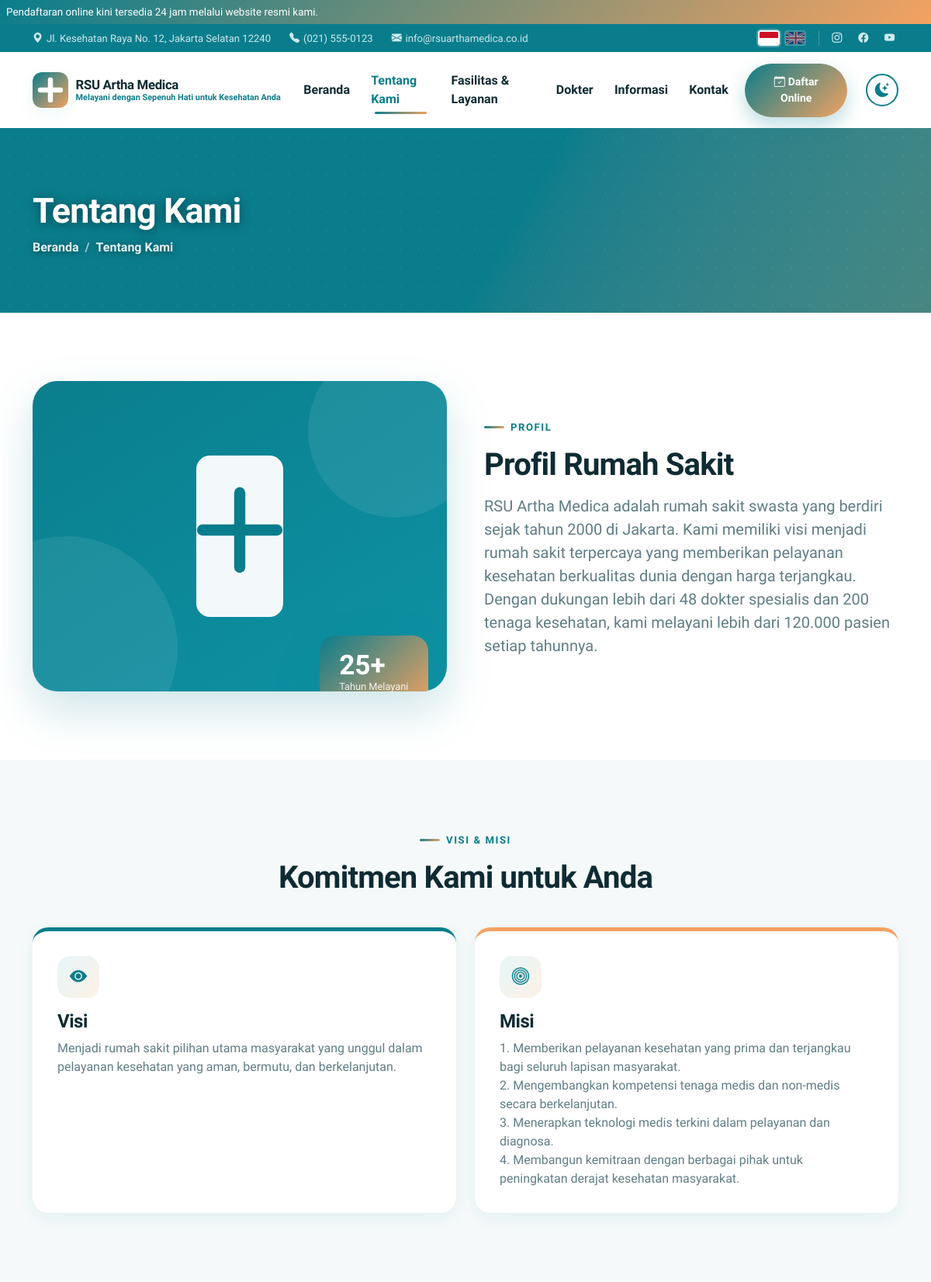
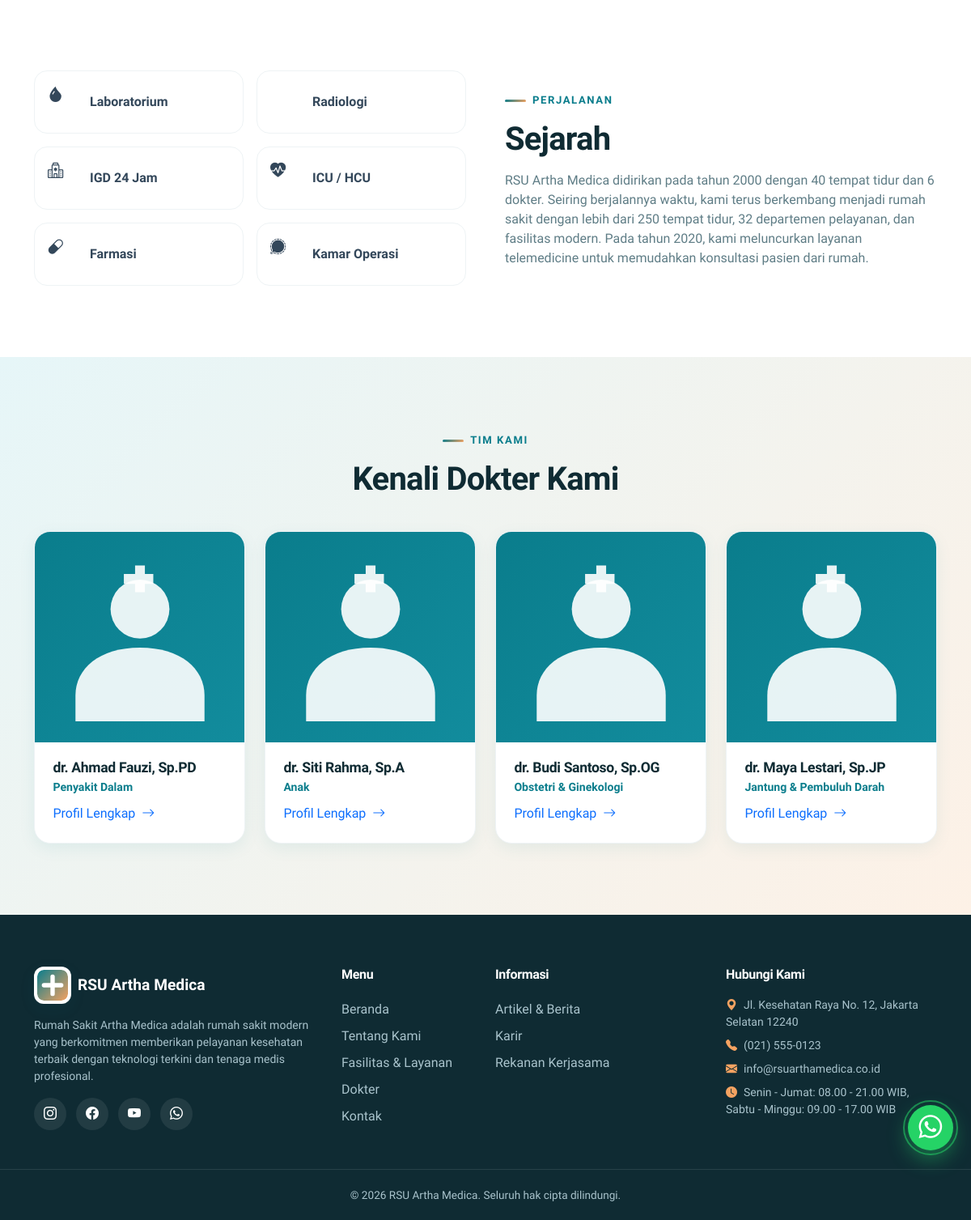
Page /about.php on the committed database (2 pictures, top to bottom).
### tables this page shows
CREATE TABLE about (
  id INT AUTO_INCREMENT PRIMARY KEY,
  section_key VARCHAR(50) NOT NULL UNIQUE,
  title VARCHAR(255) DEFAULT NULL,
  content LONGTEXT
);

CREATE TABLE facilities (
  id INT AUTO_INCREMENT PRIMARY KEY,
  title VARCHAR(255) NOT NULL,
  icon VARCHAR(100) DEFAULT NULL,
  description TEXT,
  image VARCHAR(255) DEFAULT NULL,
  sort INT DEFAULT 0,
  active TINYINT(1) DEFAULT 1,
  created_at TIMESTAMP DEFAULT CURRENT_TIMESTAMP
);

CREATE TABLE doctors (
  id INT AUTO_INCREMENT PRIMARY KEY,
  name VARCHAR(150) NOT NULL,
  specialist VARCHAR(150) DEFAULT NULL,
  photo VARCHAR(255) DEFAULT NULL,
  schedule VARCHAR(255) DEFAULT NULL,
  email VARCHAR(150) DEFAULT NULL,
  phone VARCHAR(50) DEFAULT NULL,
  bio TEXT,
  sort INT DEFAULT 0,
  active TINYINT(1) DEFAULT 1,
  created_at TIMESTAMP DEFAULT CURRENT_TIMESTAMP
);

### includes/functions.php (called while the page is built, shortened)
<?php
function base_url(string $path = ''): string
{
    static $base = null;
    if ($base === null) {
        $script = $_SERVER['SCRIPT_NAME'] ?? '/';
        $dir = rtrim(str_replace('\\', '/', dirname($script)), '/');
        $base = rtrim($dir, '/');
    }
    return $base . '/' . ltrim($path, '/');
}
function get_settings(): array
{
    static $settings = null;
    if ($settings === null) {
        $settings = [];
        try {
            foreach (db_all('SELECT setting_key, setting_value FROM settings') as $row) {
                $settings[$row['setting_key']] = $row['setting_value'];
            }
        } catch (Throwable $e) {
            $settings = [];
        }
    }
    return $settings;
}
function setting(string $key, string $default = ''): string
{
    $s = get_settings();
    return isset($s[$key]) && $s[$key] !== '' ? (string)$s[$key] : $default;
}
function about_section(string $key): array
{
    $row = db_one('SELECT * FROM about WHERE section_key = ?', [$key]);
    return $row ?: ['title' => '', 'content' => ''];
}
function t(string $key, array $params = []): string
{
    $text = $GLOBALS['LANG'][$key] ?? $GLOBALS['LANG_ID'][$key] ?? $key;
    return $params ? vsprintf($text, $params) : $text;
}
function e(?string $value): string
{
    return htmlspecialchars((string)$value, ENT_QUOTES, 'UTF-8');
}

### includes/db.php (called while the page is built, shortened)
<?php
function db(): PDO
{
    static $pdo = null;
    if ($pdo === null) {
        $dsn = 'mysql:host=' . DB_HOST . ';dbname=' . DB_NAME . ';charset=utf8mb4';
        try {
            $pdo = new PDO($dsn, DB_USER, DB_PASS, [
                PDO::ATTR_ERRMODE => PDO::ERRMODE_EXCEPTION,
                PDO::ATTR_DEFAULT_FETCH_MODE => PDO::FETCH_ASSOC,
                PDO::ATTR_EMULATE_PREPARES => false,
            ]);
        } catch (PDOException $e) {
            http_response_code(500);
            exit('Koneksi database gagal: ' . htmlspecialchars($e->getMessage(), ENT_QUOTES, 'UTF-8'));
        }
    }
    return $pdo;
}
function db_all(string $sql, array $params = []): array
{
    $stmt = db()->prepare($sql);
    $stmt->execute($params);
    return $stmt->fetchAll();
}
function db_one(string $sql, array $params = []): ?array
{
    $stmt = db()->prepare($sql);
    $stmt->execute($params);
    $row = $stmt->fetch();
    return $row === false ? null : $row;
}

### about.php (the view, shortened to what this page needs)
<?php
$profil  = about_section('profil');
$visi    = about_section('visi');
$misi    = about_section('misi');
$sejarah = about_section('sejarah');
$facilities = db_all('SELECT * FROM facilities WHERE active = 1 ORDER BY sort ASC LIMIT 6');
$doctors = db_all('SELECT * FROM doctors WHERE active = 1 ORDER BY sort ASC LIMIT 4');
include __DIR__ . '/includes/header.php';
include __DIR__ . '/includes/sections/page_banner.php';
?>
<section class="section">
  <div class="container">
    <div class="row align-items-center g-5">
      <div class="col-lg-6" data-aos="fade-right">
        <div class="about-img-wrap position-relative">
          <?php $aboutImg = setting('home_about_image') ? img_url('general', setting('home_about_image')) : base_url('assets/img/post-placeholder.svg'); ?>
          <img src="<?= e($aboutImg) ?>" alt="<?= e($profil['title']) ?>" style="min-height:400px">
          <div class="experience-badge">
            <div class="num"><?= e(setting('stat_years', '25')) ?>+</div>
            <div class="lbl"><?= e(t('about.serving')) ?></div>
          </div>
        </div>
      </div>
      <div class="col-lg-6" data-aos="fade-left" data-aos-delay="150">
        <span class="section-eyebrow"><?= e(t('about.profile')) ?></span>
        <h2 class="section-title"><?= e($profil['title']) ?></h2>
        <div class="lead" style="color:var(--muted)"><?= nl2br($profil['content']) ?></div>
      </div>
    </div>
  </div>
</section>
<section class="section section-light">
  <div class="container">
    <div class="text-center" data-aos="fade-up">
      <span class="section-eyebrow"><?= e(t('about.vismis')) ?></span>
      <h2 class="section-title"><?= e(t('about.vismis.sub')) ?></h2>
    </div>
    <div class="row g-4 mt-3">
      <div class="col-lg-6" data-aos="fade-up">
        <div class="vm-card">
          <span class="vm-icon"><i class="bi bi-eye-fill"></i></span>
          <h4><?= e($visi['title']) ?></h4>
          <p class="mb-0" style="color:var(--muted)"><?= nl2br($visi['content']) ?></p>
        </div>
      </div>
      <div class="col-lg-6" data-aos="fade-up" data-aos-delay="120">
        <div class="vm-card misi">
          <span class="vm-icon"><i class="bi bi-bullseye"></i></span>
          <h4><?= e($misi['title']) ?></h4>
          <div style="color:var(--muted)"><?= nl2br($misi['content']) ?></div>
        </div>
      </div>
    </div>
  </div>
</section>
<section class="section">
  <div class="container">
    <div class="row align-items-center g-5">
      <div class="col-lg-6 order-lg-2" data-aos="fade-left">
        <span class="section-eyebrow"><?= e(t('about.journey')) ?></span>
        <h2 class="section-title"><?= e($sejarah['title']) ?></h2>
        <div style="color:var(--muted)"><?= nl2br($sejarah['content']) ?></div>
      </div>
      <div class="col-lg-6 order-lg-1" data-aos="fade-right">
        <div class="row g-3">
          <?php foreach ($facilities as $i => $fac): ?>
          <div class="col-md-6">
            <div class="d-flex align-items-center gap-2 p-3 rounded-4 border surface-card h-100" style="border-color:var(--border)!important">
              <span class="icon-wrap" style="width:44px;height:44px;font-size:1.2rem"><i class="<?= e($fac['icon'] ?: 'bi bi-check-circle-fill') ?>"></i></span>
              <span class="fw-bold"><?= e($fac['title']) ?></span>
            </div>
          </div>
          <?php endforeach; ?>
        </div>
      </div>
    </div>
  </div>
</section>
<?php if ($doctors): ?>
<section class="section section-soft">
  <div class="container">
    <div class="text-center" data-aos="fade-up">
      <span class="section-eyebrow"><?= e(t('about.team')) ?></span>
      <h2 class="section-title"><?= e(t('about.team.sub')) ?></h2>
    </div>
    <div class="row g-4 mt-3">
      <?php foreach ($doctors as $doc): ?>
      <?php $photo = $doc['photo'] ? img_url('doctors', $doc['photo']) : base_url('assets/img/doctor-placeholder.svg'); ?>
      <div class="col-md-6 col-lg-3" data-aos="fade-up" data-aos-delay="<?= ((int)$doc['sort'] % 4) * 80 ?>">
        <div class="doc-card">
          <div class="doc-photo-wrap"><img class="doc-photo" src="<?= e($photo) ?>" alt="<?= e($doc['name']) ?>"></div>
          <div class="doc-body">
            <h5 class="doc-name"><?= e($doc['name']) ?></h5>
            <div class="doc-spec"><?= e($doc['specialist']) ?></div>
            <a class="read-more" href="<?= e(base_url('doctor-detail.php?id=' . $doc['id'])) ?>"><?= e(t('about.fullprofile')) ?> <i class="bi bi-arrow-right ms-1"></i></a>
          </div>
        </div>
      </div>
      <?php endforeach; ?>
    </div>
  </div>
</section>
<?php endif; ?>
<?php include __DIR__ . '/includes/footer.php'; ?>

### rows in the picture
about: title "Profil Rumah Sakit", content "RSU Artha Medica adalah rumah sakit swasta yang berdiri sejak tahun 2000 di Jakarta. Kami memiliki visi menjadi rumah sakit terpercaya yang memberikan pelayanan kesehatan berkualitas dunia dengan harga terjangkau. Dengan dukungan lebih dari 48 dokter spesialis dan 200 tenaga kesehatan, kami melayani lebih dari 120.000 pasien setiap tahunnya."
about: title "Visi", content "Menjadi rumah sakit pilihan utama masyarakat yang unggul dalam pelayanan kesehatan yang aman, bermutu, dan berkelanjutan."
about: title "Misi", content "1. Memberikan pelayanan kesehatan yang prima dan terjangkau bagi seluruh lapisan masyarakat. 2. Mengembangkan kompetensi tenaga medis dan non-medis secara berkelanjutan. 3. Menerapkan teknologi medis terkini dalam pelayanan dan diagnosa. 4. Membangun kemitraan dengan berbagai pihak untuk peningkatan derajat kesehatan masyarakat."
about: title "Sejarah", content "RSU Artha Medica didirikan pada tahun 2000 dengan 40 tempat tidur dan 6 dokter. Seiring berjalannya waktu, kami terus berkembang menjadi rumah sakit dengan lebih dari 250 tempat tidur, 32 departemen pelayanan, dan fasilitas modern. Pada tahun 2020, kami meluncurkan layanan telemedicine untuk memudahkan konsultasi pasien dari rumah."
facilities: title "Laboratorium"
facilities: title "Radiologi"
facilities: title "IGD 24 Jam"
facilities: title "ICU / HCU"
facilities: title "Farmasi"
facilities: title "Kamar Operasi"
doctors: name "dr. Ahmad Fauzi, Sp.PD", specialist "Penyakit Dalam"
doctors: name "dr. Siti Rahma, Sp.A", specialist "Anak"
doctors: name "dr. Budi Santoso, Sp.OG", specialist "Obstetri & Ginekologi"
doctors: name "dr. Maya Lestari, Sp.JP", specialist "Jantung & Pembuluh Darah"

### other values in the picture
setting('site_announcement') "Pendaftaran online kini tersedia 24 jam melalui website resmi kami."
setting('site_address') "Jl. Kesehatan Raya No. 12, Jakarta Selatan 12240"
setting('site_phone') "(021) 555-0123"
setting('site_email') "info@rsuarthamedica.co.id"
setting('site_name') "RSU Artha Medica"
setting('site_tagline') "Melayani dengan Sepenuh Hati untuk Kesehatan Anda"
t('nav.home') "Beranda"
t('nav.about') "Tentang Kami"
t('nav.services') "Fasilitas & Layanan"
t('nav.doctors') "Dokter"
t('nav.information') "Informasi"
t('nav.contact') "Kontak"
t('nav.register') "Daftar Online"
$bannerTitle "Tentang Kami"
$c['label'] "Beranda"
